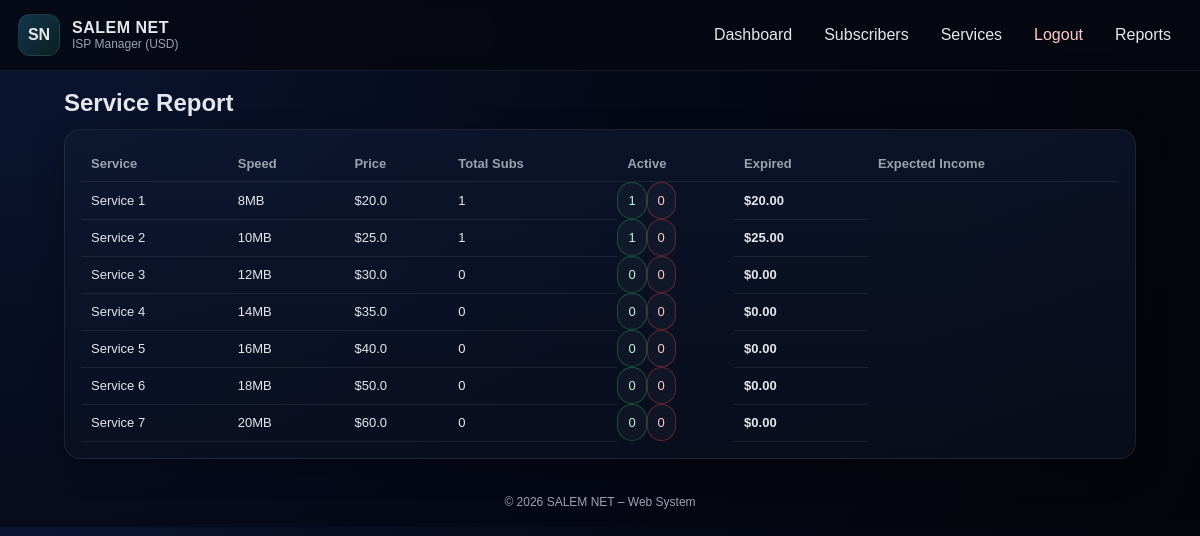
Screenshot of /reports/services (signed in) with the database file from the repository.
### tables this page shows
CREATE TABLE services (
        id INTEGER PRIMARY KEY AUTOINCREMENT,
        name TEXT NOT NULL,
        speed TEXT NOT NULL,
        price REAL NOT NULL
    );

### app.py (the view)
@app.route("/reports/services")
@login_required
def service_reports():
    conn = db()
    c = conn.cursor()
    c.execute("""
    SELECT sv.id, sv.name, sv.speed, sv.price,
           COUNT(s.id) as total_subs
    FROM services sv
    LEFT JOIN subscribers s ON s.service_id = sv.id
    GROUP BY sv.id
    ORDER BY sv.id
    """)
    services = c.fetchall()
    report_data = []
    for sv in services:
        c.execute("""
        SELECT expiry_date FROM subscribers
        WHERE service_id = ?
        """, (sv["id"],))
        subs = c.fetchall()
        active = 0
        expired = 0
        for sub in subs:
            if is_expired(sub["expiry_date"]):
                expired += 1
            else:
                active += 1
        income = active * float(sv["price"])
        report_data.append({
            "name": sv["name"],
            "speed": sv["speed"],
            "price": sv["price"],
            "total": sv["total_subs"],
            "active": active,
            "expired": expired,
            "income": income
        })
    conn.close()
    return render_template("service_report.html", report=report_data)

### app.py (called while the page is built)
def db():
    conn = sqlite3.connect(DB_PATH)
    conn.row_factory = sqlite3.Row
    return conn

def is_expired(expiry_str: str) -> bool:
    exp = datetime.strptime(expiry_str, "%Y-%m-%d").date()
    return exp < datetime.now().date()

def login_required(fn):
    @wraps(fn)
    def wrapper(*args, **kwargs):
        if not session.get("user"):
            return redirect(url_for("login"))
        return fn(*args, **kwargs)
    return wrapper

### templates/service_report.html
{% extends "layout.html" %}
{% block content %}
<div class="page-head">
  <h2>Service Report</h2>
</div>
<div class="card">
  <div class="table-wrap">
    <table class="table">
      <thead>
        <tr>
          <th>Service</th>
          <th>Speed</th>
          <th>Price</th>
          <th>Total Subs</th>
          <th>Active</th>
          <th>Expired</th>
          <th>Expected Income</th>
        </tr>
      </thead>
      <tbody>
        {% for r in report %}
        <tr>
          <td>{{ r.name }}</td>
          <td>{{ r.speed }}</td>
          <td>${{ r.price }}</td>
          <td>{{ r.total }}</td>
          <td class="badge ok">{{ r.active }}</td>
          <td class="badge bad">{{ r.expired }}</td>
          <td class="big">${{ "%.2f"|format(r.income) }}</td>
        </tr>
        {% endfor %}
      </tbody>
    </table>
  </div>
</div>
{% endblock %}

### static/css/style.css (style rules this page uses)
:root { --bg:#060912; --card:#0b1222; --card2:#0f1a33; --text:#e5e7eb; --muted:#9ca3af; --accent:#38bdf8; --ok:#22c55e; --warn:#f59e0b; --bad:#ef4444; --border: rgba(255,255,255,0.08); }
* { box-sizing:border-box }
body { margin:0; font-family: Arial, Helvetica, sans-serif; background: radial-gradient(circle at top left,#0b1633 0,#050816 50%,#03040a 100%); color:var(--text); }
.card { background: linear-gradient(180deg, rgba(15,26,51,0.65), rgba(11,18,34,0.65)); border:1px solid var(--border); border-radius:16px; padding:16px; box-shadow: 0 10px 30px rgba(0,0,0,0.25); }
.page-head { display:flex; justify-content:space-between; align-items:flex-end; gap:12px; margin:6px 0 12px; }
.page-head h2 { margin:0; }
.big { font-size:34px; font-weight:900; margin-top:4px; }
.table-wrap { overflow:auto; }
.table { width:100%; border-collapse: collapse; min-width: 860px; }
.table th, .table td { padding:10px; border-bottom:1px solid var(--border); text-align:left; font-size:13px; }
.table th { color:var(--muted); font-weight:700; }
.badge { display:inline-flex; padding:6px 10px; border-radius:999px; border:1px solid var(--border); background: rgba(255,255,255,0.03); font-size:12px; color:var(--muted); }
.badge.ok { border-color: rgba(34,197,94,0.35); color: #bbf7d0; }
.badge.bad { border-color: rgba(239,68,68,0.35); color:#fecaca; }

### rows the page displays
services: name "Service 1", speed "8MB", price "20.0", total "1", active "1", expired "0", income "20.00"
services: name "Service 2", speed "10MB", price "25.0", total "1", active "1", expired "0", income "25.00"
services: name "Service 3", speed "12MB", price "30.0", total "0", active "0", expired "0", income "0.00"
services: name "Service 4", speed "14MB", price "35.0", total "0", active "0", expired "0", income "0.00"
services: name "Service 5", speed "16MB", price "40.0", total "0", active "0", expired "0", income "0.00"
services: name "Service 6", speed "18MB", price "50.0", total "0", active "0", expired "0", income "0.00"
services: name "Service 7", speed "20MB", price "60.0", total "0", active "0", expired "0", income "0.00"
